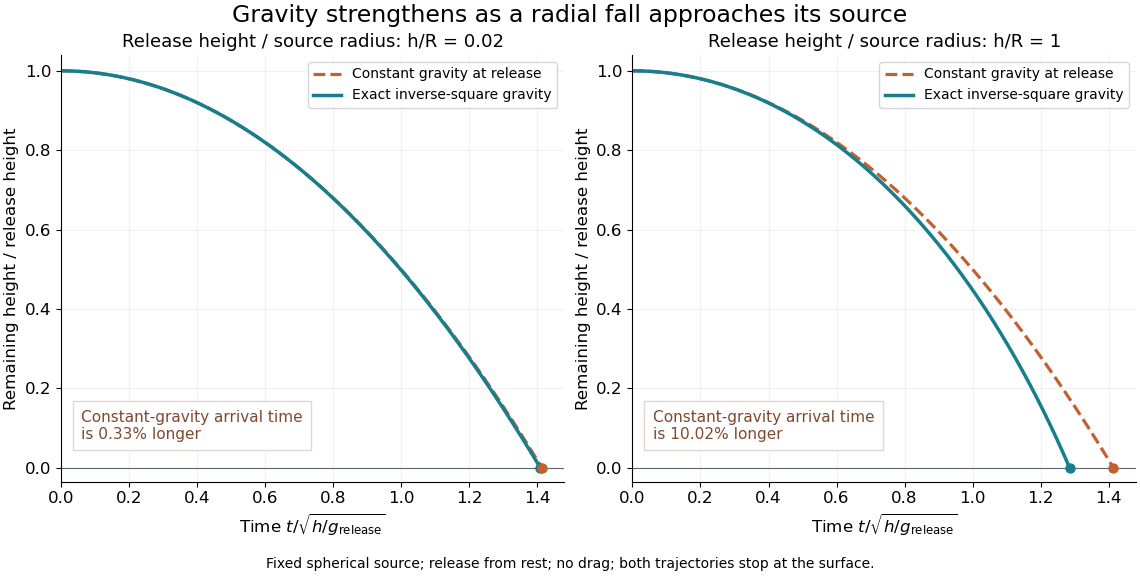

Python code for this plot:
"""Compare exact exterior radial fall with gravity frozen at the release point."""
from pathlib import Path

import matplotlib.pyplot as plt
import numpy as np


def trajectory(height_ratio, samples=801):
    """Return time in sqrt(h/g_release) and remaining height in units of h."""
    end_angle = np.arccos(np.sqrt(1 / (1 + height_ratio)))
    angle = np.linspace(0, end_angle, samples)
    time = np.sqrt((1 + height_ratio) / (2 * height_ratio)) * (
        angle + np.sin(angle) * np.cos(angle)
    )
    height = ((1 + height_ratio) * np.cos(angle) ** 2 - 1) / height_ratio
    assert np.isclose(height[0], 1) and np.isclose(height[-1], 0)
    assert np.all(np.diff(time) > 0) and np.all(np.diff(height) < 0)
    assert time[-1] < np.sqrt(2)
    return time, height


def main():
    plt.rcParams.update({"font.size": 12, "figure.facecolor": "white"})
    fig, axes = plt.subplots(1, 2, figsize=(11.4, 5.8), layout="constrained")
    for ax, ratio in zip(axes, (0.02, 1.0)):
        time, height = trajectory(ratio)
        constant_time = np.linspace(0, np.sqrt(2), 801)
        ax.plot(constant_time, 1 - constant_time ** 2 / 2, "--",
                color="#c26030", lw=2.3, label="Constant gravity at release")
        ax.plot(time, height, color="#167e8d", lw=2.5,
                label="Exact inverse-square gravity")
        ax.scatter([time[-1]], [0], color="#167e8d", s=42, zorder=4)
        ax.scatter([np.sqrt(2)], [0], color="#c26030", s=42, zorder=4)
        overestimate = (np.sqrt(2) / time[-1] - 1) * 100
        ax.text(0.04, 0.10,
                f"Constant-gravity arrival time\nis {overestimate:.2f}% longer",
                transform=ax.transAxes, color="#7f492e", fontsize=11,
                bbox={"facecolor": "white", "edgecolor": "#ddd8d1", "pad": 6})
        ax.set_title(f"Release height / source radius: h/R = {ratio:g}",
                     fontsize=13)
        ax.set(xlabel=r"Time $t/\sqrt{h/g_{\rm release}}$",
               ylabel="Remaining height / release height", xlim=(0, 1.48),
               ylim=(-0.035, 1.04))
        ax.axhline(0, color="#596773", lw=0.8)
        ax.grid(alpha=0.17)
        ax.spines[["top", "right"]].set_visible(False)
        ax.legend(loc="upper right", fontsize=10)
    # At h/R=1, the dimensional arrival time is (1 + pi/2)*sqrt(R^3/mu).
    time, _ = trajectory(1.0)
    assert np.isclose(time[-1] * 2, 1 + np.pi / 2)
    fig.suptitle("Gravity strengthens as a radial fall approaches its source",
                 fontsize=17)
    fig.get_layout_engine().set(rect=(0, 0.065, 1, 0.94))
    fig.text(0.5, 0.02,
             "Fixed spherical source; release from rest; no drag; both trajectories stop at the surface.",
             ha="center", fontsize=10)
    fig.savefig(Path(__file__).with_suffix(".png").name, dpi=100,
                facecolor="white")
    plt.close(fig)


if __name__ == "__main__":
    main()
